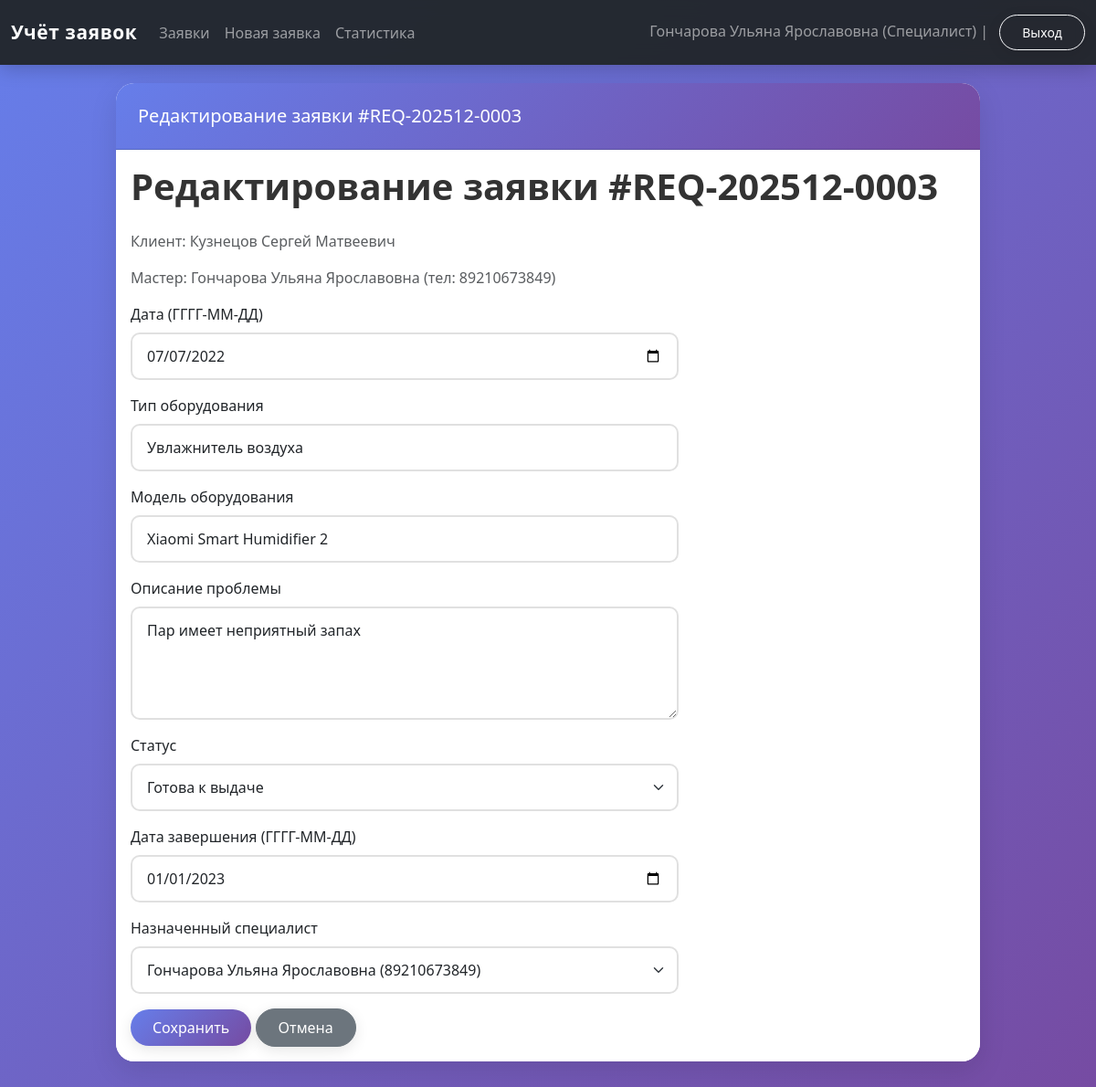
/requests/3/edit (signed in), run on the app's committed database.
### tables this page shows
CREATE TABLE users (
            user_id INTEGER PRIMARY KEY AUTOINCREMENT,
            fio TEXT NOT NULL,
            phone TEXT NOT NULL,
            login TEXT UNIQUE NOT NULL,
            password TEXT NOT NULL,
            user_type TEXT NOT NULL CHECK (
                user_type IN ('Менеджер', 'Специалист', 'Оператор', 'Заказчик', 'Менеджер по качеству')
            ),
            is_active INTEGER DEFAULT 1,
            registration_date TEXT DEFAULT (DATE('now')),
            email TEXT,
            address TEXT,
            notes TEXT
        );

CREATE TABLE requests (
            request_id INTEGER PRIMARY KEY AUTOINCREMENT,
            request_number TEXT UNIQUE,
            start_date TEXT NOT NULL,
            climate_tech_type TEXT NOT NULL,
            climate_tech_model TEXT NOT NULL,
            problem_description TEXT NOT NULL,
            request_status TEXT NOT NULL DEFAULT 'Новая заявка' CHECK (
                request_status IN ('Новая заявка', 'В процессе ремонта', 'Ожидание комплектующих',
                                    'Готова к выдаче', 'Завершена', 'Отменена')
            ),
            priority TEXT DEFAULT 'Средний' CHECK (priority IN ('Низкий', 'Средний', 'Высокий', 'Критичный')),
            completion_date TEXT,
            repair_parts TEXT,
            estimated_time INTEGER,

            master_id INTEGER REFERENCES users(user_id) ON DELETE SET NULL,
            client_id INTEGER NOT NULL REFERENCES users(user_id) ON DELETE CASCADE,
            quality_manager_id INTEGER REFERENCES users(user_id) ON DELETE SET NULL,

            deadline_extension TEXT,
            extension_reason TEXT,
            customer_agreement INTEGER DEFAULT 0,

            qr_code_generated INTEGER DEFAULT 0,
            qr_code_token TEXT UNIQUE,
            feedback_received INTEGER DEFAULT 0,

            created_at TEXT DEFAULT (DATETIME('now')),
            updated_at TEXT DEFAULT (DATETIME('now'))
        );

### web_app.py (the view)
    def wrapper(*args, **kwargs):
        if "user" not in session:
            return redirect(url_for("login"))
        return view_func(*args, **kwargs)

### web_app.py (called while the page is built)
def get_connection():
    if not os.path.exists(DB_NAME):
        raise FileNotFoundError(
            f"Файл базы данных '{DB_NAME}' не найден. "
            f"Сначала запустите 'test.py' для создания БД."
        )
    conn = sqlite3.connect(DB_NAME)
    conn.row_factory = sqlite3.Row
    return conn

def login_required(view_func):
    def wrapper(*args, **kwargs):
        if "user" not in session:
            return redirect(url_for("login"))
        return view_func(*args, **kwargs)
    wrapper.__name__ = view_func.__name__
    return wrapper

### templates/edit_request.html (shortened to what this page needs)
{% extends "base.html" %}
{% block header %}Редактирование заявки #{{ request_data.request_number }}{% endblock %}
{% block content %}
<h1>Редактирование заявки #{{ request_data.request_number }}</h1>
<p class="text-muted">Клиент: {{ request_data.client_fio }}</p>
{% if request_data.master_fio %}
<p class="text-muted">Мастер: {{ request_data.master_fio }}{% if request_data.master_phone %} (тел: {{ request_data.master_phone }}){% endif %}</p>
{% endif %}
<form method="post" class="mt-3" style="max-width: 600px;">
  <div class="mb-3">
    <label class="form-label">Дата (ГГГГ-ММ-ДД)</label>
    <input type="date" name="start_date" class="form-control" value="{{ request_data.start_date }}" required>
  </div>
  {% if can_all or can_status %}
  <div class="mb-3">
    <label class="form-label">Тип оборудования</label>
    <input type="text" name="climate_tech_type" class="form-control" value="{{ request_data.climate_tech_type }}" required>
  </div>
  <div class="mb-3">
    <label class="form-label">Модель оборудования</label>
    <input type="text" name="climate_tech_model" class="form-control" value="{{ request_data.climate_tech_model }}" required>
  </div>
  {% endif %}
  <div class="mb-3">
    <label class="form-label">Описание проблемы</label>
    <textarea name="problem_description" class="form-control" rows="4" required>{{ request_data.problem_description }}</textarea>
  </div>
  {% if can_status or can_all %}
  <div class="mb-3">
    <label class="form-label">Статус</label>
    <select name="request_status" class="form-select" required>
      {% for status in statuses %}
      <option value="{{ status }}" {% if status == request_data.request_status %}selected{% endif %}>{{ status }}</option>
      {% endfor %}
    </select>
  </div>
  <div class="mb-3">
    <label class="form-label">Дата завершения (ГГГГ-ММ-ДД)</label>
    <input type="date" name="completion_date" class="form-control" value="{{ request_data.completion_date or '' }}">
  </div>
  <div class="mb-3">
    <label class="form-label">Назначенный специалист</label>
    <select name="master_id" class="form-select">
      {% for s in specialists %}
      <option value="{{ s.user_id }}" {% if s.user_id == request_data.master_id %}selected{% endif %}>{{ s.fio }}{% if s.phone %} ({{ s.phone }}){% endif %}</option>
      {% endfor %}
    </select>
  </div>
  {% endif %}
  <button type="submit" class="btn btn-primary">Сохранить</button>
  <a href="{{ url_for('requests_list') }}" class="btn btn-secondary">Отмена</a>
</form>
{% endblock %}

### templates/base.html (shortened to what this page needs)
<!doctype html>
<html lang="ru">
<head>
    <link rel="stylesheet"
          href="https://cdn.jsdelivr.net/npm/bootstrap@5.3.2/dist/css/bootstrap.min.css">
    <link rel="stylesheet" href="{{ url_for('static', filename='styles.css') }}">
</head>
<body>
<nav class="navbar navbar-expand-lg navbar-dark bg-dark">
  <div class="container-fluid">
    <a class="navbar-brand" href="{{ url_for('index') }}">Учёт заявок</a>
    <div class="collapse navbar-collapse" id="navbarNav">
      <ul class="navbar-nav me-auto mb-2 mb-lg-0">
        {% if current_user %}
        <li class="nav-item">
          <a class="nav-link" href="{{ url_for('requests_list') }}">Заявки</a>
        </li>
        <li class="nav-item">
          <a class="nav-link" href="{{ url_for('new_request') }}">Новая заявка</a>
        </li>
        <li class="nav-item">
          <a class="nav-link" href="{{ url_for('stats') }}">Статистика</a>
        </li>
        {% endif %}
      </ul>
      <span class="navbar-text">
        {% if current_user %}
          {{ current_user['fio'] }} ({{ current_user['user_type'] }}) |
          <a href="{{ url_for('logout') }}" class="btn btn-sm btn-outline-light ms-2">Выход</a>
        {% else %}
          <a href="{{ url_for('login') }}" class="btn btn-sm btn-outline-light">Войти</a>
          <a href="{{ url_for('register') }}" class="btn btn-sm btn-outline-light ms-2">Регистрация</a>
        {% endif %}
      </span>
    </div>
  </div>
</nav>
<div class="container app-shell">
  <div class="row justify-content-center">
    <div class="col-12 col-lg-11 col-xl-10">
      <div class="card app-card">
        <div class="card-header app-card-header">
          <h5 class="mb-0">{% block header %}{{ title }}{% endblock %}</h5>
        </div>
        <div class="card-body bg-white">
          {% block content %}{% endblock %}
        </div>
      </div>
    </div>
  </div>
</div>
</body>
</html>

### static/styles.css (style rules this page uses)
* { transition: all 0.3s ease; }
body { min-height: 100vh; background: linear-gradient(135deg, #667eea 0%, #764ba2 25%, #f093fb 50%, #4facfe 75%, #00f2fe 100%); background-size: 400% 400%; animation: gradientShift 15s ease infinite; background-attachment: fixed; font-family: 'Segoe UI', Tahoma, Geneva, Verdana, sans-serif; }
.app-shell { padding: 20px 0 40px; animation: fadeIn 0.5s ease-in; }
.app-card { border-radius: 20px; box-shadow: 0 20px 60px rgba(0,0,0,0.3); overflow: hidden; background: rgba(255, 255, 255, 0.95); backdrop-filter: blur(10px); animation: slideUp 0.6s ease-out; }
.app-card-header { background: linear-gradient(135deg, #667eea 0%, #764ba2 100%); color: #fff; padding: 1.5rem; }
.navbar { background: rgba(33, 37, 41, 0.95) !important; backdrop-filter: blur(10px); box-shadow: 0 4px 20px rgba(0,0,0,0.2); }
.navbar-brand { font-weight: 700; letter-spacing: 0.03em; font-size: 1.3rem; }
.btn { border-radius: 50px; padding: 0.5rem 1.5rem; font-weight: 500; transition: all 0.3s ease; box-shadow: 0 4px 15px rgba(0,0,0,0.1); }
.btn-primary { background: linear-gradient(135deg, #667eea 0%, #764ba2 100%); border: none; }
.form-control, .form-select { border-radius: 10px; border: 2px solid #e0e0e0; padding: 0.75rem 1rem; transition: all 0.3s ease; }
h1 { color: #333; font-weight: 700; margin-bottom: 1.5rem; }
.card { border: none; border-radius: 20px; box-shadow: 0 10px 30px rgba(0,0,0,0.1); transition: all 0.3s ease; }

### data on the page
users: fio "Гончарова Ульяна Ярославовна", master_fio "Гончарова Ульяна Ярославовна", master_phone "89210673849"
requests: request_number "REQ-202512-0003", start_date "07/07/2022", climate_tech_type "Увлажнитель воздуха", climate_tech_model "Xiaomi Smart Humidifier 2", problem_description "Пар имеет неприятный запах", request_status "Готова к выдаче", completion_date "01/01/2023", master_id "Гончарова Ульяна Ярославовна (89210673849)"
users: client_fio "Кузнецов Сергей Матвеевич"

### other printed values
{{ current_user['user_type'] }} "Специалист"
